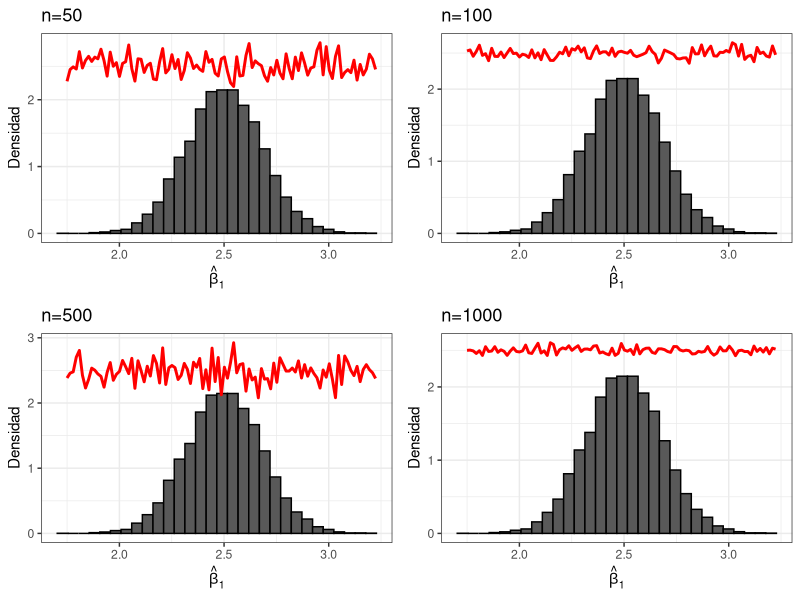

Write the R code that produced this figure. (Note: a time limit stopped this script after it produced the figure.)

### TAREA 5

##Pregunta 3

library(ggplot2)
library(dplyr)
library(gridExtra)

#Se genera la matriz de betas son de 8 columnas por que son 2 modelos y 4 tipo de poblaciones 
set.seed(150)
repeticiones=10000
betas=matrix(NA,nrow = repeticiones,ncol = 8)

beta0=2
beta1=2.5
beta2=1

su=1

n=c(50,100,500,1000)

#En esta parte lo que hace es que recorre cada tipo de poblacion, de acuerdo a las x sub i que existan

for (j in 1:length(n)) {
  x1=rnorm(n[j],20,1)
  x2=(0.8*x1)+rnorm(n[j],0,1)
  
  #En esta parte es un for oor lo cual aqui hace las 10.000 repeticiones de acuerdo a los modelos que se dan
  for (i in 1:repeticiones) {
    u=rnorm(n[j],0,su)
    Y0=beta0+beta1*x1+u
    Y1=beta0+beta1*x1+beta2*x2+u
    
    model0=lm(Y0~x1)
    betas[i,j]=model0$coef[2]
    
    model1=lm(Y1~x1+x2)
    betas[i,j+4]=model1$coef[2]
    # despues de las 10.000 vuele a saeguir con la otra poblacion de 100, 500 y 1000
  }
  
}

## Pregunta 3.1

betas=data.frame(betas)

apply(betas,2,mean)
apply(betas,2,var)

## Pregunta 3.2

g11=ggplot(betas) + geom_histogram(aes(betas[,5],y=..density..), col="black", bins = 30) +   #bins cantidad de barritas
  stat_function(fun = rnorm, args = list(mean=mean(betas[,5]), sd = sd(betas[,6])),
                geom = "line", col="red", size=1) +
  ylab("Densidad") + ggtitle("n=50") + xlab(expression(hat(beta)[1])) + 
  theme_bw()

g21 = ggplot(betas) +
  geom_histogram(aes(betas[,5],y=..density..), col="black", bins = 30) +   #bins cantidad de barritas
  stat_function(fun = rnorm, args = list(mean=mean(betas[,5]), sd = sd(betas[,7])),
                geom = "line", col="red", size=1) +
  ylab("Densidad") + ggtitle("n=100") + xlab(expression(hat(beta)[1])) + 
  theme_bw()

g31 = ggplot(betas) +
  geom_histogram(aes(betas[,5],y=..density..), col="black", bins = 30) +   #bins cantidad de barritas
  stat_function(fun = rnorm, args = list(mean=mean(betas[,5]), sd = sd(betas[,5])),
                geom = "line", col="red", size=1) +
  ylab("Densidad") + ggtitle("n=500") + xlab(expression(hat(beta)[1])) + 
  theme_bw()

g41 = ggplot(betas) +
  geom_histogram(aes(betas[,5],y=..density..), col="black", bins = 30) +   #bins cantidad de barritas
  stat_function(fun = rnorm, args = list(mean=mean(betas[,5]), sd = sd(betas[,8])),
                geom = "line", col="red", size=1) +
  ylab("Densidad") + ggtitle("n=1000") + xlab(expression(hat(beta)[1])) + 
  theme_bw()

grid.arrange(g11,g21,g31,g41)

#Pregunta 3.C
library(ggplot2)
library(dplyr)
library(gridExtra)

set.seed(150)
repeticiones=10000
betas=matrix(NA,nrow = repeticiones,ncol = 8)

beta0=2
beta1=2.5
beta2=1

su=1

n=c(50,100,500,1000)

for (j in 1:length(n)) {
  x1=rnorm(n[j],20,1)
  x2=rnorm(n[j],0,su)
  
  for (i in 1:repeticiones) {
    u=rnorm(n[j],0,su)
    Y0=beta0+beta1*x1+u
    Y1=beta0+beta1*x1+beta2*x2+u
    
    model0=lm(Y0~x1)
    betas[i,j]=model0$coef[2]
    
    model1=lm(Y1~x1+x2)
    betas[i,j+4]=model1$coef[2]
    
  }
  
}

betas_2=data.frame(betas)

apply(betas_2,2,mean)
apply(betas_2,2,var)

#3.C.C.B

g11=ggplot(betas_2) + geom_histogram(aes(betas_2[,5],y=..density..), col="black", bins = 30) +   #bins cantidad de barritas
  stat_function(fun = rnorm, args = list(mean=mean(betas_2[,5]), sd = sd(betas_2[,6])),
                geom = "line", col="red", size=1) +
  ylab("Densidad") + ggtitle("n=50") + xlab(expression(hat(beta)[1])) + 
  theme_bw()

g21 = ggplot(betas_2) +
  geom_histogram(aes(betas_2[,5],y=..density..), col="black", bins = 30) +   #bins cantidad de barritas
  stat_function(fun = rnorm, args = list(mean=mean(betas_2[,5]), sd = sd(betas_2[,7])),
                geom = "line", col="red", size=1) +
  ylab("Densidad") + ggtitle("n=100") + xlab(expression(hat(beta)[1])) + 
  theme_bw()

g31 = ggplot(betas_2) +
  geom_histogram(aes(betas_2[,5],y=..density..), col="black", bins = 30) +   #bins cantidad de barritas
  stat_function(fun = rnorm, args = list(mean=mean(betas_2[,5]), sd = sd(betas_2[,5])),
                geom = "line", col="red", size=1) +
  ylab("Densidad") + ggtitle("n=500") + xlab(expression(hat(beta)[1])) + 
  theme_bw()

g41 = ggplot(betas_2) +
  geom_histogram(aes(betas_2[,5],y=..density..), col="black", bins = 30) +   #bins cantidad de barritas
  stat_function(fun = rnorm, args = list(mean=mean(betas_2[,5]), sd = sd(betas_2[,8])),
                geom = "line", col="red", size=1) +
  ylab("Densidad") + ggtitle("n=1000") + xlab(expression(hat(beta)[1])) + 
  theme_bw()

grid.arrange(g11,g21,g31,g41)
